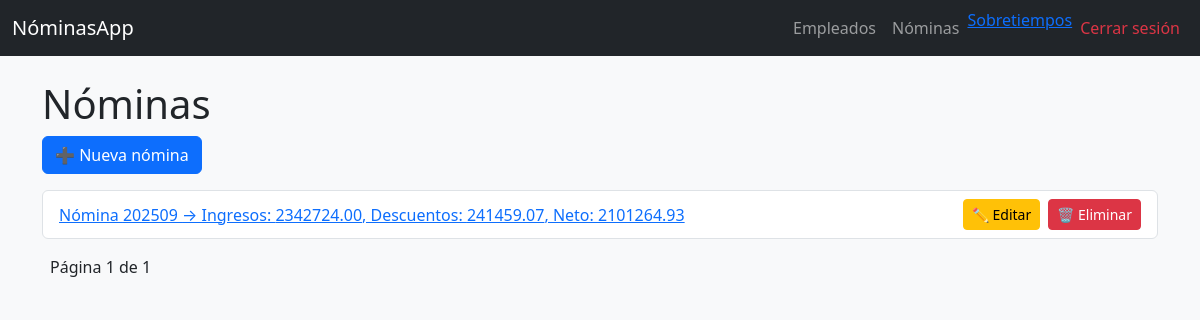
The page /nominas/ (signed in) on the database its author committed.
### nomina/models.py (models this page shows, shortened)
class Nomina(models.Model):
    aniomes = models.CharField(
        max_length=6,
        validators=[RegexValidator(r'^\d{6}$', 'Formato válido: AAAAMM')]
    )
    tot_ing = models.DecimalField(max_digits=10, decimal_places=2, default=0)
    tot_des = models.DecimalField(max_digits=10, decimal_places=2, default=0)
    neto = models.DecimalField(max_digits=10, decimal_places=2, default=0)

### nomina/views.py (the view)
# urls.py: path("nominas/", views.lista_nominas, name="nomina_list"),
@login_required
def lista_nominas(request):
    nominas = Nomina.objects.all().order_by("-aniomes")
    paginator = Paginator(nominas, 3)
    page_number = request.GET.get("page")
    page_obj = paginator.get_page(page_number)
    return render(request, "nominas/lista.html", {"page_obj": page_obj})

### nomina/templates/nominas/lista.html (shortened to what this page needs)
{% extends 'layouts/base.html' %}
{% block content %}
<h1>Nóminas</h1>
<a class="btn btn-primary mb-3" href="{% url 'nomina_create' %}">➕ Nueva nómina</a>
<ul class="list-group">
  {% for n in page_obj %}
    <li class="list-group-item d-flex justify-content-between align-items-center">
      <div>
        <a href="{% url 'nomina_detail' n.pk %}">
          Nómina {{ n.aniomes }} → Ingresos: {{ n.tot_ing }}, Descuentos: {{ n.tot_des }}, Neto: {{ n.neto }}
        </a>
      </div>
      <div>
        <a href="{% url 'nomina_edit' n.pk %}" class="btn btn-warning btn-sm me-1">✏️ Editar</a>
        <a href="{% url 'nomina_delete' n.pk %}" class="btn btn-danger btn-sm">🗑️ Eliminar</a>
      </div>
    </li>
  {% empty %}
    <li class="list-group-item">No hay nóminas registradas.</li>
  {% endfor %}
</ul>
<div class="pagination mt-3">
  <span class="mx-2">Página {{ page_obj.number }} de {{ page_obj.paginator.num_pages }}</span>
</div>
{% endblock %}

### rows shown on the page
Nomina: aniomes "202509", tot_ing "2342724.00", tot_des "241459.07", neto "2101264.93"

### other values the page prints
{{ page_obj.number }} "1"
{{ page_obj.paginator.num_pages }} "1"
